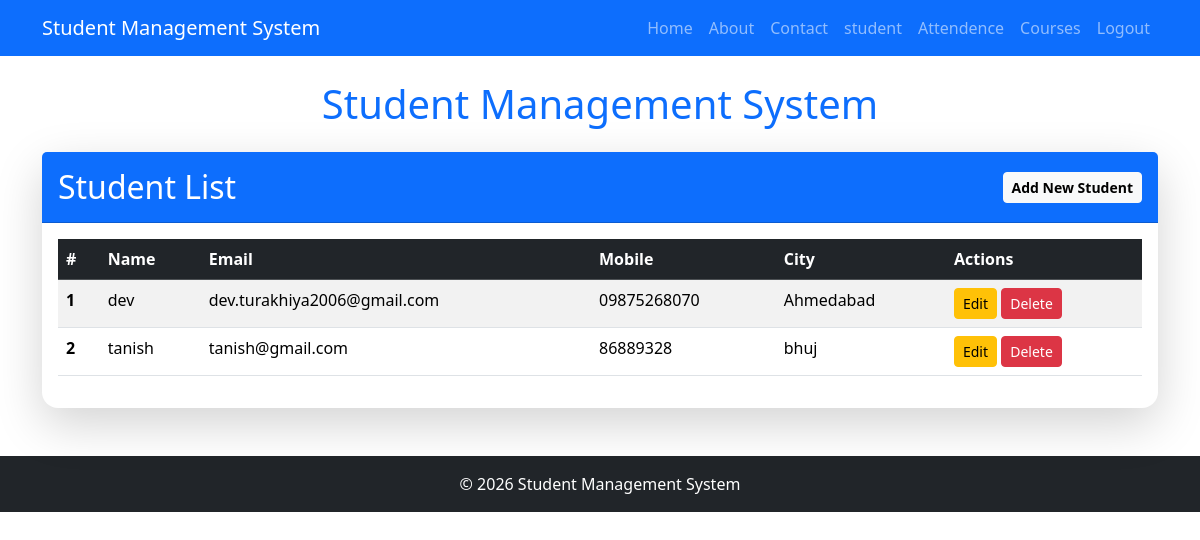
The page /student/ (signed in) on the database as committed earlier.
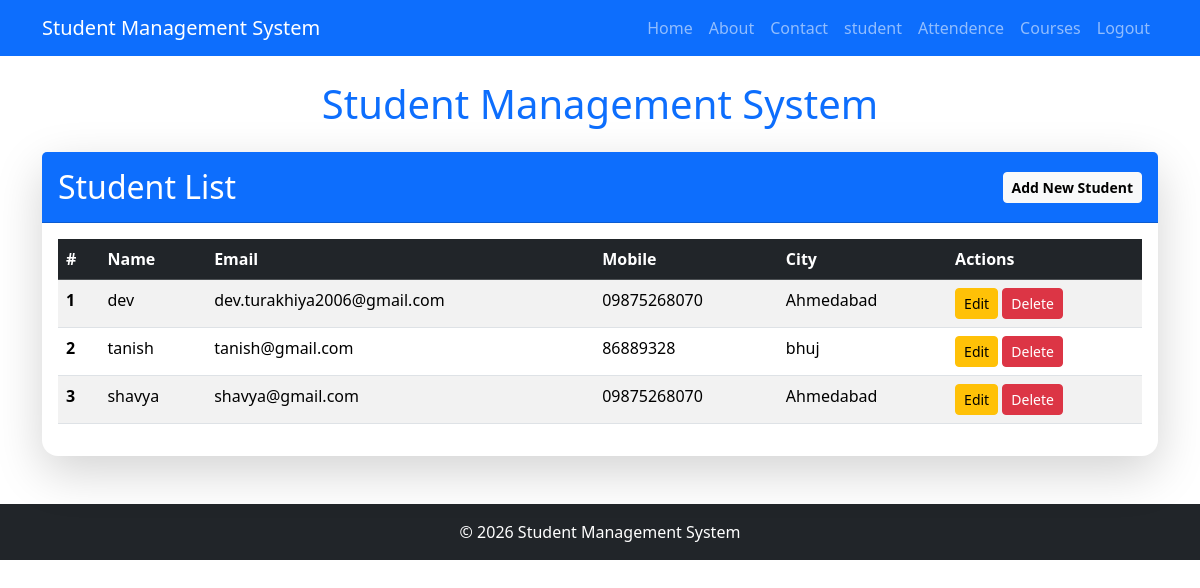
The same page on the database as committed later.
### student/models.py (models this page shows, shortened)
class student(models.Model):
    name=models.CharField(max_length=100)
    email=models.EmailField()
    mobile=models.CharField(max_length=15)
    city=models.CharField(max_length=100)

### student/views.py (the view)
# urls.py: path('student/', views.student_list, name='student_list'),
@login_required
def student_list(request):
    students = student.objects.all()
    return render(request, 'student_crud/list.html', {'students': students})

### student/Templates/student_crud/list.html
{% extends 'base.html' %}
{% block content %}
<div class="card shadow-lg border-0 rounded-4">
    <div class="card-header bg-primary text-white d-flex justify-content-between align-items-center py-3">
        <h2 class="mb-0">Student List</h2>
        <a href="{% url 'student_add' %}" class="btn btn-light btn-sm fw-bold">Add New Student</a>
    </div>
    <div class="card-body">
        <table class="table table-striped table-hover">
            <thead class="table-dark">
                <tr>
                    <th scope="col">#</th>
                    <th scope="col">Name</th>
                    <th scope="col">Email</th>
                    <th scope="col">Mobile</th>
                    <th scope="col">City</th>
                    <th scope="col">Actions</th>
                </tr>
            </thead>
            <tbody>
                {% for student in students %}
                <tr>
                    <th scope="row">{{ forloop.counter }}</th>
                    <td>{{ student.name }}</td>
                    <td>{{ student.email }}</td>
                    <td>{{ student.mobile }}</td>
                    <td>{{ student.city }}</td>
                    <td>
                        <a href="{% url 'student_edit' student.id %}" class="btn btn-sm btn-warning">Edit</a>
                        <a href="{% url 'student_delete' student.id %}" class="btn btn-sm btn-danger" onclick="return confirm('Are you sure you want to delete this student?');">Delete</a>
                    </td>
                </tr>
                {% empty %}
                <tr>
                    <td colspan="6" class="text-center text-muted">No students found.</td>
                </tr>
                {% endfor %}
            </tbody>
        </table>
    </div>
</div>
{% endblock %}

### student/Templates/base.html (shortened to what this page needs)
<!DOCTYPE html>
{% load static %}
<html lang="en">
<head>
    <link href="https://cdn.jsdelivr.net/npm/bootstrap@5.3.7/dist/css/bootstrap.min.css" rel="stylesheet">
    <link rel="stylesheet" href="{% static 'css/style.css' %}">
</head>
<body>
    {% if request.user.is_authenticated %}
    <nav class="navbar navbar-expand-lg navbar-dark bg-primary">
        <div class="container">
            <a class="navbar-brand" href="#">Student Management System</a>
            <div class="collapse navbar-collapse" id="navbarNav">
                <ul class="navbar-nav ms-auto">
                    <li class="nav-item">
                        <a class="nav-link" href="/">Home</a>
                    </li>
                    <li class="nav-item">
                        <a class="nav-link" href="/about">About</a>
                    </li>
                    <li class="nav-item">
                        <a class="nav-link" href="/contact">Contact</a>
                    </li>
                    <li class="nav-item">
                        <a class="nav-link" href="/student">student</a>
                    </li>
                    <li class="nav-item">
                        <a class="nav-link" href="/Attendance">Attendence</a>
                    </li>
                    <li class="nav-item">
                        <a class="nav-link" href="/course/list">Courses</a>
                    </li>
                    <li class="nav-item">
                        <a class="nav-link" href="{% url 'logout' %}">Logout</a>
                    </li>
                </ul>
            </div>
        </div>
    </nav>
    {% endif %}
    <div class="container mt-4">
        {% if request.user.is_authenticated %}
        <h1 class="text-center text-primary mb-4">
            Student Management System
        </h1>
        {% endif %}
        {% block content %}
        {% endblock %}
    </div>
    {% if request.user.is_authenticated %}
    <footer class="bg-dark text-white text-center p-3 mt-5">
        &copy; 2026 Student Management System
    </footer>
    {% endif %}
</body>
</html>

Rows that differ between the two databases and show on the page:
added student: name "shavya", email "shavya@gmail.com", mobile "09875268070", city "Ahmedabad"
